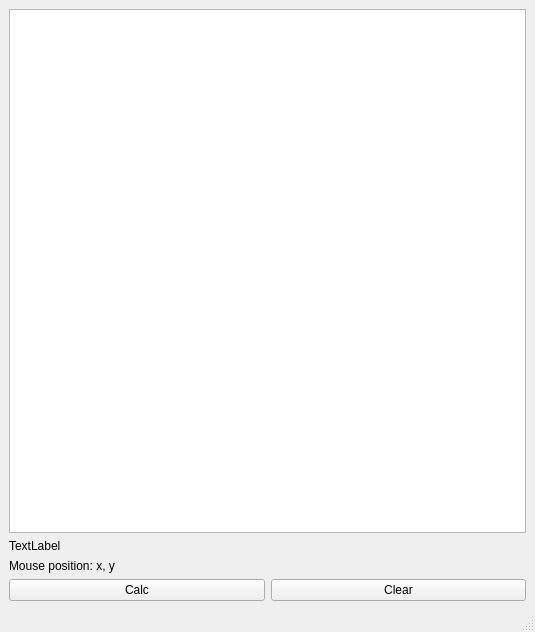
<?xml version="1.0" encoding="UTF-8"?>
<ui version="4.0">
 <class>MinCircle</class>
 <widget class="QMainWindow" name="MinCircle">
  <property name="geometry">
   <rect>
    <x>0</x>
    <y>0</y>
    <width>535</width>
    <height>632</height>
   </rect>
  </property>
  <property name="sizePolicy">
   <sizepolicy hsizetype="Fixed" vsizetype="Fixed">
    <horstretch>0</horstretch>
    <verstretch>0</verstretch>
   </sizepolicy>
  </property>
  <property name="windowTitle">
   <string>MinCircle</string>
  </property>
  <widget class="QWidget" name="centralWidget">
   <layout class="QVBoxLayout" name="verticalLayout">
    <item>
     <widget class="QGraphicsView" name="graphicsView">
      <property name="verticalScrollBarPolicy">
       <enum>Qt::ScrollBarAlwaysOff</enum>
      </property>
      <property name="horizontalScrollBarPolicy">
       <enum>Qt::ScrollBarAlwaysOff</enum>
      </property>
     </widget>
    </item>
    <item>
     <widget class="QLabel" name="responseLabel">
      <property name="text">
       <string>TextLabel</string>
      </property>
     </widget>
    </item>
    <item>
     <widget class="QLabel" name="cursorPositionLabel">
      <property name="text">
       <string>Mouse position: x, y</string>
      </property>
     </widget>
    </item>
    <item>
     <layout class="QHBoxLayout" name="horizontalLayout">
      <item>
       <widget class="QPushButton" name="calculateButton">
        <property name="text">
         <string>Calc</string>
        </property>
       </widget>
      </item>
      <item>
       <widget class="QPushButton" name="clearButton">
        <property name="text">
         <string>Clear</string>
        </property>
       </widget>
      </item>
     </layout>
    </item>
   </layout>
  </widget>
  <widget class="QMenuBar" name="menubar">
   <property name="geometry">
    <rect>
     <x>0</x>
     <y>0</y>
     <width>535</width>
     <height>22</height>
    </rect>
   </property>
  </widget>
  <widget class="QStatusBar" name="statusbar"/>
 </widget>
 <resources/>
 <connections/>
</ui>
